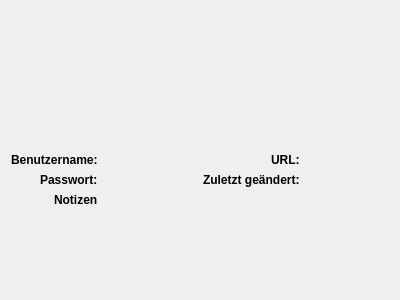
<?xml version="1.0" encoding="UTF-8"?>
<ui version="4.0">
 <class>EntryDetailsWidget</class>
 <widget class="QWidget" name="EntryDetailsWidget">
  <property name="geometry">
   <rect>
    <x>0</x>
    <y>0</y>
    <width>400</width>
    <height>300</height>
   </rect>
  </property>
  <property name="windowTitle">
   <string>Form</string>
  </property>
  <property name="autoFillBackground">
   <bool>true</bool>
  </property>
  <layout class="QVBoxLayout" name="verticalLayout">
   <item>
    <widget class="QLabel" name="titleLabel">
     <property name="text">
      <string/>
     </property>
    </widget>
   </item>
   <item>
    <layout class="QHBoxLayout" name="horizontalLayout">
     <item>
      <layout class="QFormLayout" name="formLayout">
       <property name="labelAlignment">
        <set>Qt::AlignRight|Qt::AlignTrailing|Qt::AlignVCenter</set>
       </property>
       <item row="0" column="0">
        <widget class="QLabel" name="label">
         <property name="font">
          <font>
           <weight>75</weight>
           <bold>true</bold>
          </font>
         </property>
         <property name="text">
          <string>Benutzername:</string>
         </property>
        </widget>
       </item>
       <item row="0" column="1">
        <widget class="QLabel" name="usernameLabel">
         <property name="text">
          <string/>
         </property>
        </widget>
       </item>
       <item row="1" column="0">
        <widget class="QLabel" name="label_3">
         <property name="font">
          <font>
           <weight>75</weight>
           <bold>true</bold>
          </font>
         </property>
         <property name="text">
          <string>Passwort:</string>
         </property>
        </widget>
       </item>
       <item row="1" column="1">
        <widget class="QLabel" name="passwortLabel">
         <property name="text">
          <string/>
         </property>
        </widget>
       </item>
       <item row="2" column="0">
        <widget class="QLabel" name="label_7">
         <property name="font">
          <font>
           <weight>75</weight>
           <bold>true</bold>
          </font>
         </property>
         <property name="text">
          <string>Notizen</string>
         </property>
        </widget>
       </item>
       <item row="2" column="1">
        <widget class="QLabel" name="notesLabel">
         <property name="text">
          <string/>
         </property>
        </widget>
       </item>
      </layout>
     </item>
     <item>
      <layout class="QFormLayout" name="formLayout_3">
       <property name="labelAlignment">
        <set>Qt::AlignRight|Qt::AlignTrailing|Qt::AlignVCenter</set>
       </property>
       <item row="0" column="0">
        <widget class="QLabel" name="label_5">
         <property name="font">
          <font>
           <weight>75</weight>
           <bold>true</bold>
          </font>
         </property>
         <property name="text">
          <string>URL:</string>
         </property>
        </widget>
       </item>
       <item row="0" column="1">
        <widget class="QLabel" name="urlLabel">
         <property name="text">
          <string/>
         </property>
        </widget>
       </item>
       <item row="1" column="0">
        <widget class="QLabel" name="modifiedLabel">
         <property name="font">
          <font>
           <weight>75</weight>
           <bold>true</bold>
          </font>
         </property>
         <property name="text">
          <string>Zuletzt geändert:</string>
         </property>
        </widget>
       </item>
       <item row="1" column="1">
        <widget class="QLabel" name="label_10">
         <property name="text">
          <string/>
         </property>
        </widget>
       </item>
      </layout>
     </item>
    </layout>
   </item>
  </layout>
 </widget>
 <resources/>
 <connections/>
</ui>
